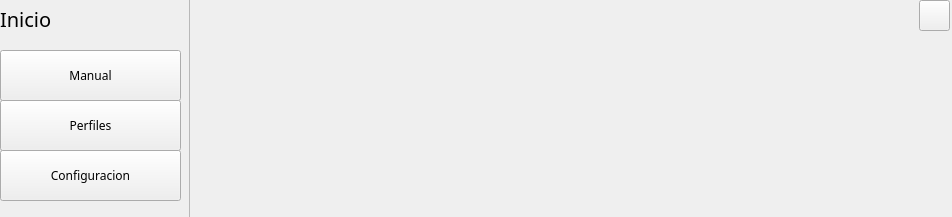
<?xml version="1.0" encoding="UTF-8"?>
<ui version="4.0">
 <class>Inicio</class>
 <widget class="QWidget" name="Inicio">
  <property name="geometry">
   <rect>
    <x>0</x>
    <y>0</y>
    <width>952</width>
    <height>217</height>
   </rect>
  </property>
  <property name="font">
   <font>
    <family>Samanata</family>
   </font>
  </property>
  <property name="windowTitle">
   <string>Form</string>
  </property>
  <property name="windowIcon">
   <iconset resource="../resources.qrc">
    <normaloff>:/new/prefix1/resource/icono.png</normaloff>:/new/prefix1/resource/icono.png</iconset>
  </property>
  <property name="layoutDirection">
   <enum>Qt::LeftToRight</enum>
  </property>
  <widget class="QWidget" name="verticalLayoutWidget_2">
   <property name="geometry">
    <rect>
     <x>189</x>
     <y>-10</y>
     <width>881</width>
     <height>381</height>
    </rect>
   </property>
   <layout class="QVBoxLayout" name="verticalLayout_2">
    <item>
     <widget class="QFrame" name="frame">
      <property name="frameShape">
       <enum>QFrame::StyledPanel</enum>
      </property>
      <property name="frameShadow">
       <enum>QFrame::Raised</enum>
      </property>
      <widget class="QPushButton" name="closeBtn">
       <property name="geometry">
        <rect>
         <x>730</x>
         <y>10</y>
         <width>31</width>
         <height>31</height>
        </rect>
       </property>
       <property name="text">
        <string/>
       </property>
       <property name="icon">
        <iconset resource="../resources.qrc">
         <normaloff>:/new/prefix1/resource/cerrar.png</normaloff>:/new/prefix1/resource/cerrar.png</iconset>
       </property>
      </widget>
     </widget>
    </item>
   </layout>
  </widget>
  <widget class="QWidget" name="horizontalLayoutWidget">
   <property name="geometry">
    <rect>
     <x>-21</x>
     <y>-11</y>
     <width>2</width>
     <height>12</height>
    </rect>
   </property>
   <layout class="QVBoxLayout" name="verticalLayout">
    <item>
     <widget class="QFrame" name="frame_2">
      <property name="frameShape">
       <enum>QFrame::StyledPanel</enum>
      </property>
      <property name="frameShadow">
       <enum>QFrame::Raised</enum>
      </property>
     </widget>
    </item>
   </layout>
  </widget>
  <widget class="QPushButton" name="manualBtn">
   <property name="geometry">
    <rect>
     <x>0</x>
     <y>50</y>
     <width>181</width>
     <height>51</height>
    </rect>
   </property>
   <property name="text">
    <string>Manual</string>
   </property>
  </widget>
  <widget class="QPushButton" name="perfilesBtn">
   <property name="geometry">
    <rect>
     <x>0</x>
     <y>100</y>
     <width>181</width>
     <height>51</height>
    </rect>
   </property>
   <property name="text">
    <string>Perfiles</string>
   </property>
  </widget>
  <widget class="QPushButton" name="confiruacionBtn">
   <property name="geometry">
    <rect>
     <x>0</x>
     <y>150</y>
     <width>181</width>
     <height>51</height>
    </rect>
   </property>
   <property name="text">
    <string>Configuracion</string>
   </property>
  </widget>
  <widget class="QLabel" name="label">
   <property name="geometry">
    <rect>
     <x>0</x>
     <y>10</y>
     <width>56</width>
     <height>18</height>
    </rect>
   </property>
   <property name="font">
    <font>
     <pointsize>15</pointsize>
    </font>
   </property>
   <property name="text">
    <string>Inicio</string>
   </property>
  </widget>
  <zorder>verticalLayoutWidget_2</zorder>
  <zorder>horizontalLayoutWidget</zorder>
  <zorder>pushButton_2</zorder>
  <zorder>pushButton_3</zorder>
  <zorder>pushButton_4</zorder>
  <zorder>manualBtn</zorder>
  <zorder>perfilesBtn</zorder>
  <zorder>label</zorder>
  <zorder>confiruacionBtn</zorder>
 </widget>
 <resources>
  <include location="../resources.qrc"/>
 </resources>
 <connections/>
</ui>
